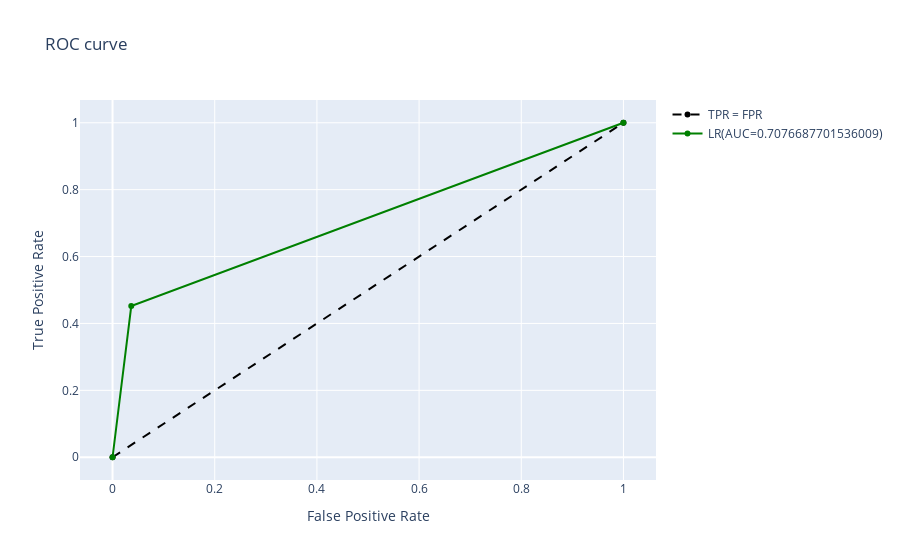
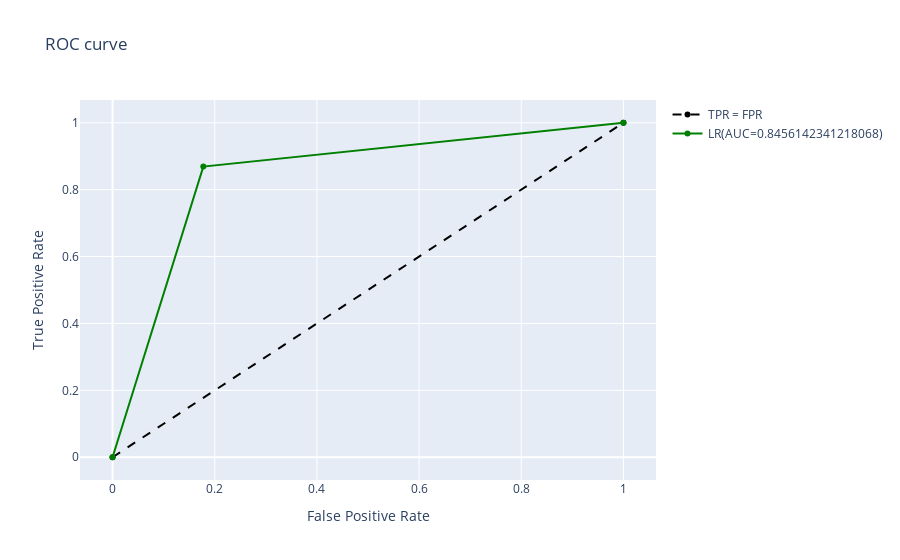
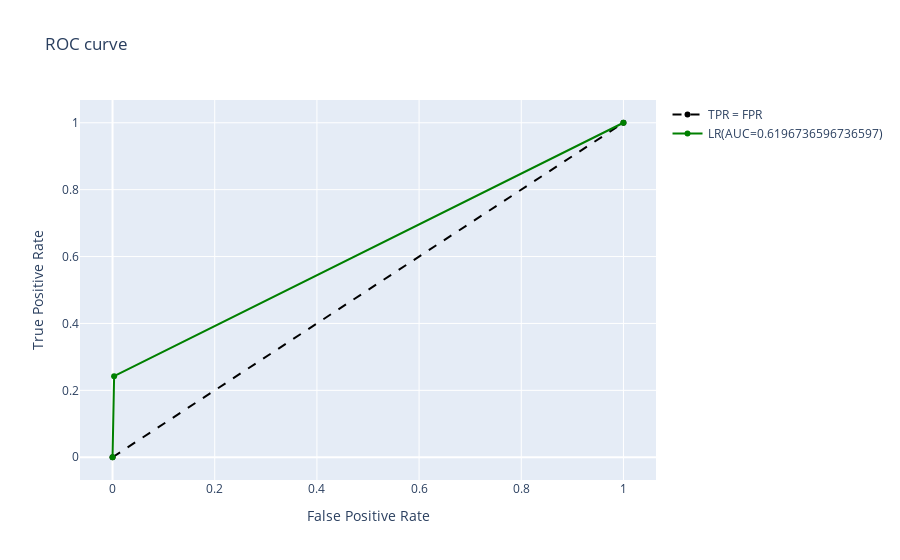
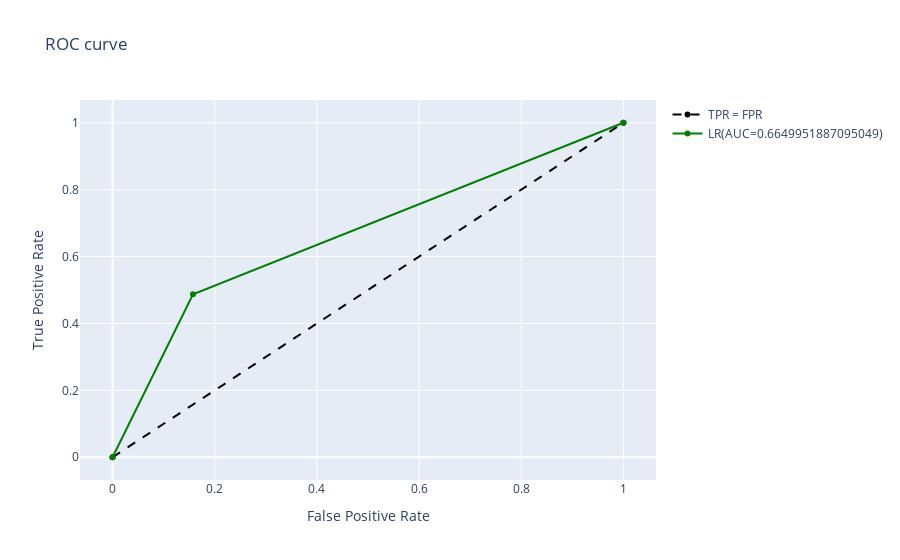

These figures' notebook cell, in order:
### Code cell
# bow
tfidf_vectorizer = TfidfVectorizer(analyzer="word", tokenizer=lambda text: text.split())
res_tdidf = dataset_check(df_dict,tfidf_vectorizer,'tfidf')
res_tdidf

### Figure 1 — Plotly figure (JSON) as saved in the notebook; plotly's stock layout.template omitted (floating-point values rounded to 4 significant figures)
{"data": [{"line": {"color": "black", "dash": "dash"}, "name": "TPR = FPR", "type": "scatter", "x": [0, 1], "y": [0, 1]}, {"marker": {"color": "green"}, "name": "LR(AUC=0.7076687701536009)", "type": "scatter", "x": [0, 0.03665, 1], "y": [0, 0.452, 1]}], "layout": {"title": {"text": "ROC curve"}, "xaxis": {"title": {"text": "False Positive Rate"}}, "yaxis": {"title": {"text": "True Positive Rate"}}}}

### Figure 2 — Plotly figure (JSON) as saved in the notebook; plotly's stock layout.template omitted (floating-point values rounded to 4 significant figures)
{"data": [{"line": {"color": "black", "dash": "dash"}, "name": "TPR = FPR", "type": "scatter", "x": [0, 1], "y": [0, 1]}, {"marker": {"color": "green"}, "name": "LR(AUC=0.8456142341218068)", "type": "scatter", "x": [0, 0.1776, 1], "y": [0, 0.8689, 1]}], "layout": {"title": {"text": "ROC curve"}, "xaxis": {"title": {"text": "False Positive Rate"}}, "yaxis": {"title": {"text": "True Positive Rate"}}}}

### Figure 3 — Plotly figure (JSON) as saved in the notebook; plotly's stock layout.template omitted (floating-point values rounded to 4 significant figures)
{"data": [{"line": {"color": "black", "dash": "dash"}, "name": "TPR = FPR", "type": "scatter", "x": [0, 1], "y": [0, 1]}, {"marker": {"color": "green"}, "name": "LR(AUC=0.6196736596736597)", "type": "scatter", "x": [0, 0.003077, 1], "y": [0, 0.2424, 1]}], "layout": {"title": {"text": "ROC curve"}, "xaxis": {"title": {"text": "False Positive Rate"}}, "yaxis": {"title": {"text": "True Positive Rate"}}}}

### Figure 4 — Plotly figure (JSON) as saved in the notebook; plotly's stock layout.template omitted (floating-point values rounded to 4 significant figures)
{"data": [{"line": {"color": "black", "dash": "dash"}, "name": "TPR = FPR", "type": "scatter", "x": [0, 1], "y": [0, 1]}, {"marker": {"color": "green"}, "name": "LR(AUC=0.6649951887095049)", "type": "scatter", "x": [0, 0.1574, 1], "y": [0, 0.4874, 1]}], "layout": {"title": {"text": "ROC curve"}, "xaxis": {"title": {"text": "False Positive Rate"}}, "yaxis": {"title": {"text": "True Positive Rate"}}}}
